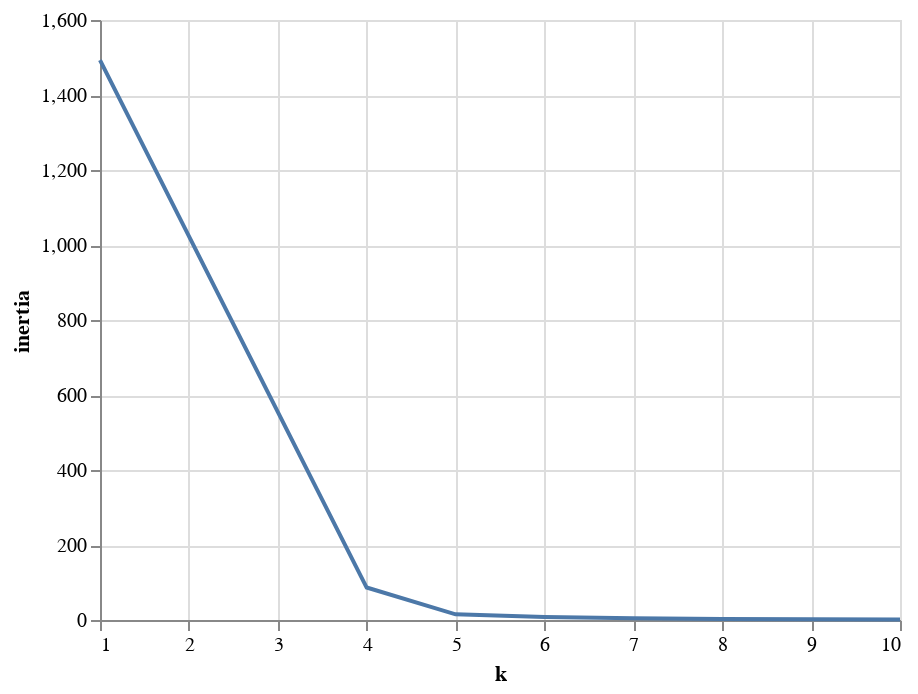

This figure's notebook cell:
### Markdown cell above
### Clustering Crytocurrencies Using K-Means

#### Find the Best Value for `k` Using the Elbow Curve

### Code cell
inertia = []
k = list(range(1, 11))

# Calculate the inertia for the range of k values
for i in k:
    kmeans = KMeans(n_clusters=i, random_state=42)
    kmeans.fit(pca_crypto_df)
    inertia.append(kmeans.inertia_)

# Create the Elbow Curve using hvPlot
data = {'k': k, 'inertia': inertia}
elbow_df = pd.DataFrame(data)
alt.Chart(elbow_df).mark_line().encode(
    x='k',
    y='inertia'
)

### Figure 1 — Vega-Lite specification as saved in the notebook (floating-point values rounded to 4 significant figures)
{"config": {"view": {"continuousWidth": 400, "continuousHeight": 300}}, "data": {"name": "data-dbe226cf9fd3912145ea38295a8d5e73"}, "mark": "line", "encoding": {"x": {"type": "quantitative", "field": "k"}, "y": {"type": "quantitative", "field": "inertia"}}, "$schema": "https://vega.github.io/schema/vega-lite/v4.8.1.json", "datasets": {"data-dbe226cf9fd3912145ea38295a8d5e73": [{"k": 1, "inertia": 1493.0}, {"k": 2, "inertia": 1024.0}, {"k": 3, "inertia": 554.9}, {"k": 4, "inertia": 86.57}, {"k": 5, "inertia": 15.05}, {"k": 6, "inertia": 7.728}, {"k": 7, "inertia": 4.649}, {"k": 8, "inertia": 2.628}, {"k": 9, "inertia": 1.897}, {"k": 10, "inertia": 1.485}]}}
